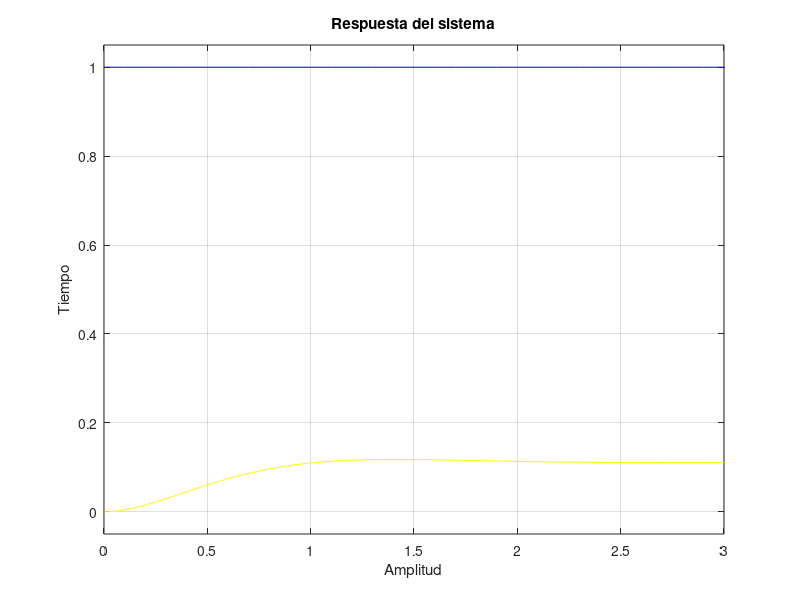

MATLAB code for this plot:
clc;
hold on;
t = (0:0.1:10);
unitstep = t>=0;
plot(t, unitstep, '-b');

k=1;
num=[k];
den=[1 4 (8+k)];
FTLA = tf(num,den);
step(FTLA, '-y');
    title('Respuesta del sistema');
    ylabel('Tiempo');
    xlabel('Amplitud');
